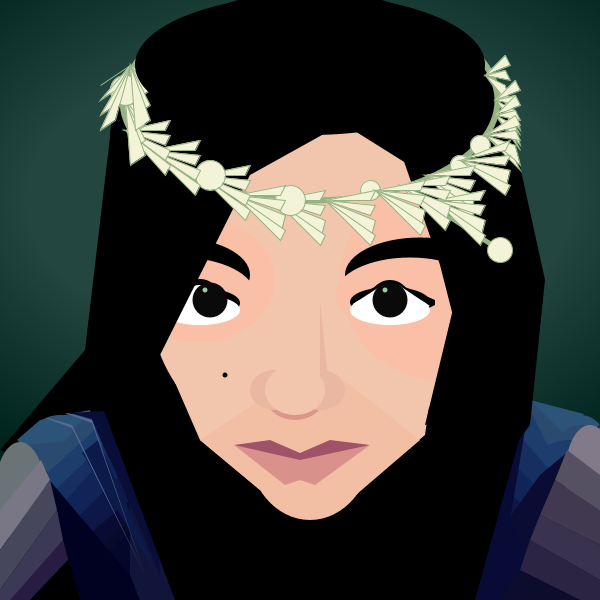
Frame 1 (no input)
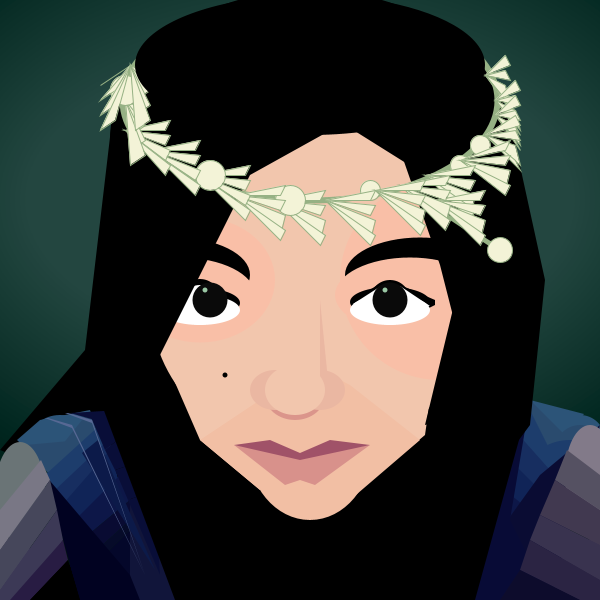
Frame 60 (the mouse pressed at the canvas centre just before this capture)
Frame 120 (the mouse held since frame 60 and released just before this capture): identical to frame 60, image omitted

The Processing sketch that drew these frames (run headless with seeded random() and noise(); from frame 60 on, the mouse is pressed at the canvas centre):

// Processing sketch: processing_68960
// ── processing_68960.pde

void setup(){
  size(600,600);
  background(0,0,0);
}
void draw(){
//background
  noStroke();
  fill(0,20,14);
  ellipse(300,200,1060,810);
  fill(0,21,14);
  ellipse(300,200,1050,800);
  fill(0,22,15);
  ellipse(300,200,1040,790);
  fill(0,23,16);
  ellipse(300,200,1030,780);
  fill(0,24,17);
  ellipse(300,200,1020,770);
  fill(0,25,18);
  ellipse(300,200,1010,760);
  fill(0,26,19);
  ellipse(300,200,1000,750);
  fill(0,27,20);
  ellipse(300,200,990,740);
  fill(0,28,21);
  ellipse(300,200,980,730);
  fill(0,29,22);
  ellipse(300,200,970,720);
  fill(0,30,23);
  ellipse(300,200,960,710);
  fill(0,31,24);
  ellipse(300,200,950,700);
  fill(0,32,25);
  ellipse(300,200,940,690);
  fill(0,33,26);
  ellipse(300,200,930,680);
  fill(0,34,27);
  ellipse(300,200,920,670);
  fill(0,35,28);
  ellipse(300,200,910,660);
  fill(0,36,29);
  ellipse(300,200,900,650);
  fill(0,37,30);
  ellipse(300,200,890,640);
  fill(0,38,31);
  ellipse(300,200,880,630);
  fill(1,39,32);
  ellipse(300,200,870,620);
  fill(2,40,33);
  ellipse(300,200,860,610);
  fill(3,41,34);
  ellipse(300,200,850,600);
  fill(4,42,35);
  ellipse(300,200,840,590);
  fill(5,43,36);
  ellipse(300,200,830,580);
  fill(6,44,37);
  ellipse(300,200,820,570);
  fill(9,45,38);
  ellipse(300,200,810,560);
  fill(10,46,39);
  ellipse(300,200,800,550);
  fill(11,47,40);
  ellipse(300,200,790,540);
  fill(12,48,41);
  ellipse(300,200,780,530);
  fill(13,49,42);
  ellipse(300,200,770,520);
  fill(14,50,43);
  ellipse(300,200,760,510);
  fill(15,51,44);
  ellipse(300,200,750,500);
  fill(16,52,45);
  ellipse(300,200,740,490);
  fill(17,53,46);
  ellipse(300,200,730,480);
  fill(18,54,47);
  ellipse(300,200,720,470);
  fill(19,55,48);
  ellipse(300,200,710,460);
  fill(20,56,49);
  ellipse(300,200,700,450);
  fill(21,57,50);
  ellipse(300,200,690,440);
  fill(22,58,51);
  ellipse(300,200,680,430);
  fill(23,59,52);
  ellipse(300,200,670,420);
  fill(24,60,53);
  ellipse(300,200,660,410);
  fill(25,61,54);
  ellipse(300,200,650,400);
  fill(26,62,55);
  ellipse(300,200,640,390);
  fill(27,63,56);
  ellipse(300,200,630,380);
  fill(28,64,57);
  ellipse(300,200,620,370);
  fill(29,65,58);
  ellipse(300,200,610,360);
  fill(30,66,59);
  ellipse(300,200,600,350);
  fill(31,66,60);
  ellipse(300,200,590,340);
  fill(32,67,61);
  ellipse(300,200,580,330);
  fill(33,68,62);
  ellipse(300,200,570,320);
  fill(34,69,63);
  ellipse(300,200,560,310);
  fill(35,70,64);
  ellipse(300,200,550,300);
//back hair
  fill(0,0,0);
  quad(112,120,85,350,0,450,250,550);
//left side sleeve 
  fill(44,84,120);
  ellipse(60,440,60,50);
  quad(17,440,80,500,90,410,40,420);
  fill(42,75,110);
  quad(25,445,70,500,80,500,80,440);
  quad(90,410,50,460,100,500,100,440);
  fill(29,61,108);
  quad(45,475,70,510,115,460,100,425);
  fill(23,46,96);
  quad(55,490,62,515,120,465,108,440);
  fill(16,36,87);
  quad(62,505,65,530,120,485,110,450);
  fill(13,23,72);
  quad(65,530,70,550,130,500,120,475);
  fill(9,11,50);
  quad(70,550,75,570,130,520,130,500);
  fill(6,11,41);
  quad(75,570,80,580,130,530,130,520);
  fill(4,7,42);
  quad(80,580,80,600,140,600,130,530);
  fill(17,21,58);
  triangle(130,500,170,600,130,600);
  triangle(155,490,200,600,130,600);
  fill(1,2,33);
  quad(45,475,80,600,140,600,130,575);
  fill(9,14,56);
  quad(70,413,95,420,110,420,120,410);
  quad(90,415,105,450,130,430,120,410);
  quad(105,450,115,470,145,460,130,430);
  quad(115,470,145,460,155,490,128,500);
  quad(128,500,155,490,160,575,160,575);
  fill(12,26,73);
  triangle(82,453,98,440,155,570);
  fill(87,104,148);
  quad(92,420,92,423,65,413,68,413);
  quad(92,420,92,423,145,575,145,575);
  quad(72,425,72,428,45,418,48,418);
  quad(72,425,72,428,145,575,145,575);
//left side arm  
  fill(106,116,118);
  ellipse(20,492,50,100);
  fill(121,119,133);
  quad(0,510,0,550,50,480,41,460);
  fill(70,71,91);
  quad(0,550,0,590,57,510,50,480);
  fill(60,57,86);
  quad(0,590,0,630,63,540,57,510);
  fill(40,28,67);
  quad(10,600,30,600,68,560,63,540);
  fill(0,0,0);
  triangle(30,600,80,600,68,560); 
//right side sleeve
  fill(44,84,120);
  ellipse(580,440,50,50);
  triangle(584,414,530,400,520,490);
  fill(42,75,110);
  quad(530,400,580,450,520,490,475,500);
  ellipse(580,450,50,50);
  fill(29,61,108);
  quad(525,400,550,450,525,550,478,500);
  ellipse(570,465,75,50);
  fill(23,46,96);
  quad(510,425,550,470,525,550,478,500);
  fill(16,36,87);
  quad(500,450,550,500,525,550,478,500);
  fill(13,23,72);
  quad(485,475,530,510,530,600,470,530);
  fill(10,12,51);
  quad(600,425,540,475,450,600,550,600);
  fill(8,11,54);
  quad(530,400,510,520,550,600,400,600);
//right side arm
  fill(130,122,137);
  ellipse(590,475,50,100);
  fill(85,81,98);
  quad(567,450,600,475,600,510,555,480);
  fill(65,57,80);
  quad(600,510,555,480,540,515,600,545);
  fill(57,51,79);
  quad(600,545,540,515,530,540,600,580);
  fill(43,36,67);
  quad(530,540,600,580,600,610,520,570);
  fill(13,12,44);
  quad(520,570,600,610,600,610,500,600);
//back hair
  fill(0,0,0);
  ellipse(310,310,400,650);
  ellipse(310,140,400,300);
//face
  fill(242,198,173);
  ellipse(300,300,300,300);
  ellipse(325,300,300,300);
  ellipse(315,225,300,200);
  quad(200,440,260,490,250,400,150,325);
  quad(360,490,425,435,430,400,200,375);
//chin area  
  fill(242,191,164);
  ellipse(310,445,125,150);
  quad(260,490,200,440,275,390,275,390);
  quad(350,500,420,440,350,385,340,380);
//top of face  
  fill(249,191,167);
  ellipse(440,280,200,200);
  ellipse(200,280,150,125);
  fill(0,0,0);
  ellipse(420,275,150,75);
  ellipse(175,275,150,75);
  fill(249,191,167);
  ellipse(410,295,150,75);
  ellipse(180,295,150,75);

//eyes
  fill(0,0,0);
  ellipse(200,303,80,30);
  ellipse(200,299,40,40);
  ellipse(390,302,80,30);
  ellipse(390,300,40,40);
  quad(351,302,379,284,400,286,400,301);
  quad(435,300,398,284,425,310,435,305);
  fill(255,255,255);
  ellipse(200,310,80,30);
  ellipse(200,305,40,40);
  ellipse(390,310,80,30);
  ellipse(390,305,40,40);
  quad(353,304,381,286,400,290,400,305);
  quad(430,306,400,286,400,290,400,305);
  fill(10,10,10);
  ellipse(210,300,35,35);
  ellipse(390,300,35,35);
  fill(154,200,165);
  ellipse(205,290,5,5);
  ellipse(385,290,5,5);
  
//front hair
  fill(0,0,0);
  quad(350,128,500,150,500,200,425,175);
  quad(400,150,500,200,500,500,440,265);
  quad(460,280,525,300,525,400,425,425);
  quad(340,125,250,175,150,375,150,100);
  quad(110,200,95,400,110,400,185,300);
  quad(530,400,475,600,350,600,500,400);
  quad(100,400,175,600,250,600,150,400);
  quad(510,120,545,280,530,425,400,600);

//wreath
  fill(150,177,132);
  quad(420,200,495,250,505,250,425,200);
  noFill();
  stroke(150,177,132);
  strokeWeight(6);
  ellipse(310,100,375,200);
  fill(243,243,215);
  strokeWeight(1);
  triangle(485,75,505,55,510,65);
  triangle(485,75,505,70,510,80);
  triangle(485,75,505,85,510,105);
  triangle(485,75,505,100,510,110);
  ellipse(370,190,20,20);
  ellipse(480,145,20,20);
  
  triangle(495,100,515,80,520,90);
  triangle(495,100,515,95,520,105);
  triangle(495,100,515,110,520,130);
  triangle(495,100,515,125,520,135);
  ellipse(460,165,20,20);
  ellipse(500,250,25,25);
  
  triangle(495,115,515,95,520,105);
  triangle(495,115,515,110,520,120);
  triangle(495,115,515,125,520,145);
  triangle(495,115,515,140,520,150);
  
  triangle(485,135,515,115,520,125);
  triangle(485,135,515,130,520,140);
  triangle(485,135,515,145,520,165);
  triangle(485,135,515,160,520,170);
  
  triangle(460,160,510,140,505,150);
  triangle(460,160,510,155,505,165);
  triangle(460,160,510,170,505,190);
  triangle(460,160,510,185,505,195);
  
  triangle(425,175,475,165,470,175);
  triangle(425,175,475,180,470,190);
  triangle(425,175,475,195,470,215);
  triangle(425,175,475,210,470,220);
  
  triangle(435,200,485,190,480,200);
  triangle(435,200,485,205,480,215);
  triangle(435,200,485,220,480,240);
  triangle(435,200,485,235,480,245);
  
  triangle(400,185,450,175,445,185);
  triangle(400,185,450,190,445,200);
  triangle(400,185,450,205,445,225);
  triangle(400,185,450,220,445,230);
  
  triangle(375,190,425,180,420,190);
  triangle(375,190,425,195,420,205);
  triangle(375,190,425,210,420,230);
  triangle(375,190,425,225,420,235);
  
  triangle(325,200,375,190,370,200);
  triangle(325,200,375,205,370,215);
  triangle(325,200,375,220,370,240);
  triangle(325,200,375,235,370,245);
  
  triangle(275,200,325,190,320,200);
  triangle(275,200,325,205,320,215);
  triangle(275,200,325,220,320,240);
  triangle(275,200,325,235,320,245);
  ellipse(290,200,30,30);
  
  triangle(235,195,285,185,280,195);
  triangle(235,195,285,200,280,210);
  triangle(235,195,285,215,280,235);
  triangle(235,195,285,230,280,240);
  
  triangle(200,175,250,165,245,175);
  triangle(200,175,250,180,245,190);
  triangle(200,175,250,195,245,205);
  triangle(200,175,250,210,245,220);
  ellipse(210,175,30,30);
  
  triangle(150,150,200,140,195,150);
  triangle(150,150,200,155,195,165);
  triangle(150,150,200,170,195,180);
  triangle(150,150,200,185,195,195);
  
  triangle(125,130,170,120,165,130);
  triangle(125,130,170,135,165,145);
  triangle(125,130,170,150,165,160);
  triangle(125,130,170,165,165,175);
  
  triangle(125,100,130,120,145,110);
  triangle(125,100,130,135,145,125);
  triangle(125,100,130,150,145,140);
  triangle(125,100,130,165,145,155);
  ellipse(125,90,30,30);
  
  triangle(130,65,135,85,150,75);
  triangle(130,65,135,100,150,90);
  triangle(130,65,135,115,150,105);
  triangle(130,65,135,130,150,120);
  
  triangle(130,65,100,85,115,75);
  triangle(130,65,100,100,115,90);
  triangle(130,65,100,115,115,105);
  triangle(130,65,100,130,115,120);

//facial features  
  fill(0,0,0);
  noStroke();
  ellipse(310,65,350,140);
  ellipse(155,240,30,30);
  ellipse(225,375,5,5);
  fill(219,149,139);
  ellipse(295,395,60,50);
  fill(234,183,162);
  ellipse(320,390,50,40);
  ellipse(275,390,50,40);
  quad(290,400,290,300,320,300,330,400);
  fill(242,198,173);
  ellipse(295,390,60,50);
  quad(280,400,280,300,320,300,320,400);

//lips 
  fill(216,145,139);
  quad(234,445,285,485,300,480,300,455);
  quad(300,455,300,480,315,485,370,445);
  fill(160,82,104);
  quad(234,445,300,460,300,453,270,440);
  quad(300,453,300,460,370,445,330,440);
  
}
